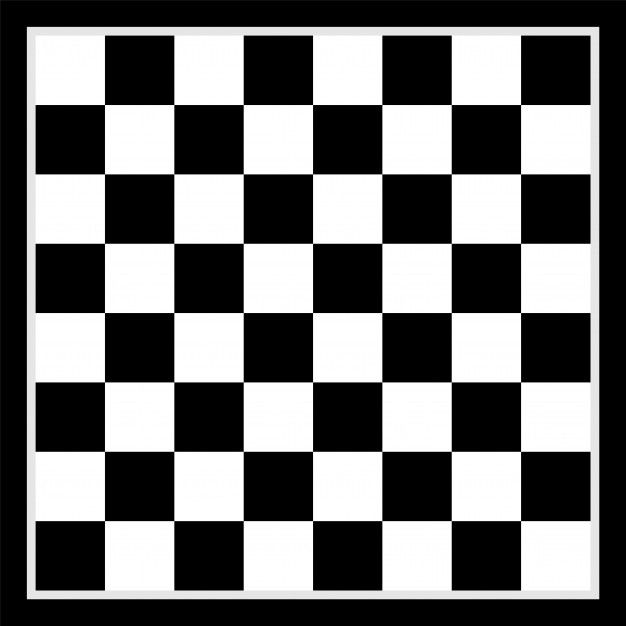
#> input picture img/tabla.jpg, 626 x 626 px, given in place of Multimedia2.jpeg, which was not available
$ python teamplate_matc.py
#> lines starting #> are read from the running program, lines starting #| are printed output that depends on the picture; after the words box and inside, x2 and y2 are one past the last pixel; in counts of white or black regions, pixels touching at a corner belong together; pictures that were not available may be replaced by others from this repository, and a replacement may not be noted
import cv2
import numpy as np

# Cargar la imagen de entrada y la plantilla
#imagen = cv2.imread('img/tabla.jpg')
imagen = cv2.imread('imgtemp/Multimedia2.jpeg')
#> imagen is the input picture: shape (626, 626, 3); min 0, max 255, mean 111.7
imagen = cv2.resize(imagen, (0, 0), fx=0.4, fy=0.4)
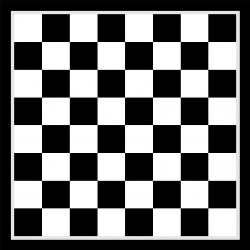
#> imagen: shape (250, 250, 3); min 0, max 255, mean 112

#plantilla = cv2.imread('imgtemp/Multimedia2.jpeg')
plantilla = cv2.imread('img/tabla2.jpg')
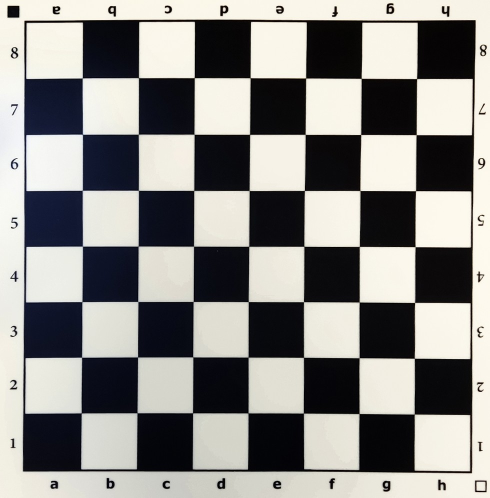
#> input picture img/tabla2.jpg, 979 x 995 px (shown at 1/2 size)
#> plantilla is the input picture: shape (995, 979, 3); mean B, G, R 135.6, 138.7, 139.7
plantilla = cv2.resize(plantilla, (0, 0), fx=0.7, fy=0.7)
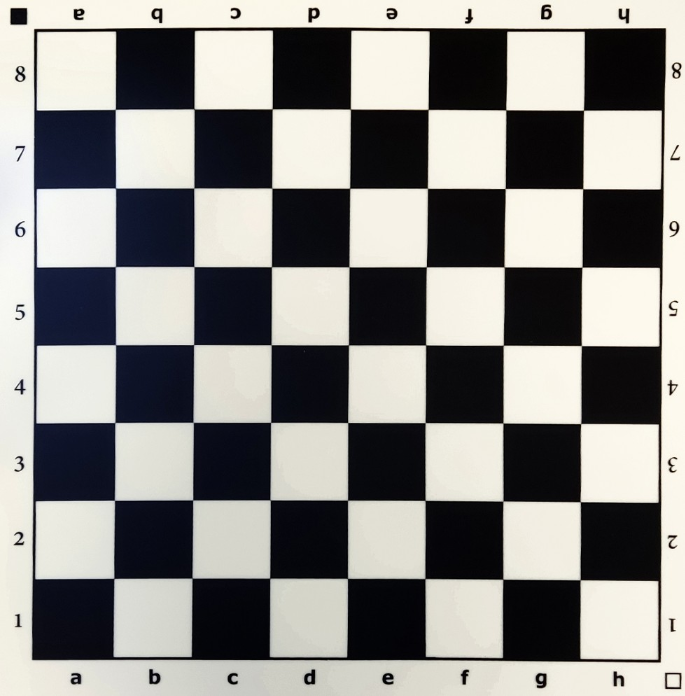
#> plantilla: shape (696, 685, 3); mean B, G, R 135.5, 138.5, 139.5

# Convertir a escala de grises (opcional, dependiendo del caso)
imagen_gray = cv2.cvtColor(imagen, cv2.COLOR_BGR2GRAY)
plantilla_gray = cv2.cvtColor(plantilla, cv2.COLOR_BGR2GRAY)
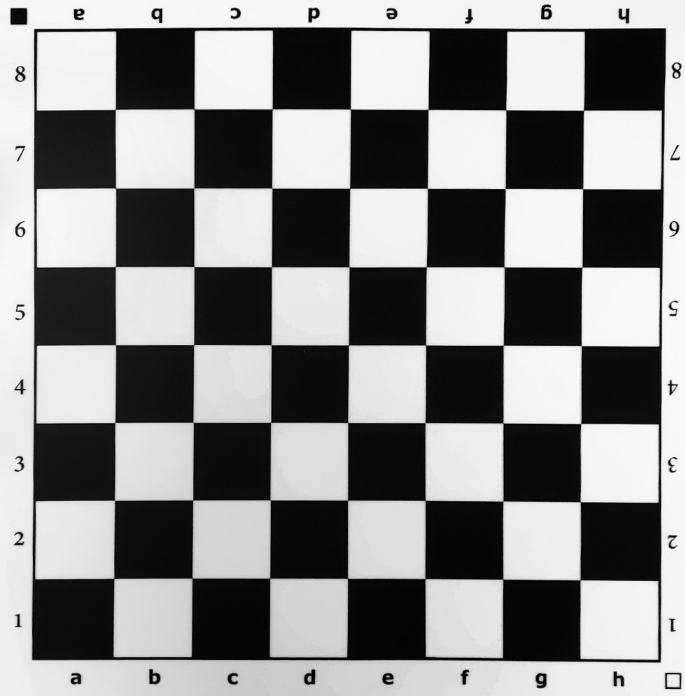
#> plantilla_gray: shape (696, 685); min 0, max 254, mean 138.5

# Hacer Template Matching
resultado = cv2.matchTemplate(imagen_gray, plantilla_gray, cv2.TM_CCOEFF_NORMED)
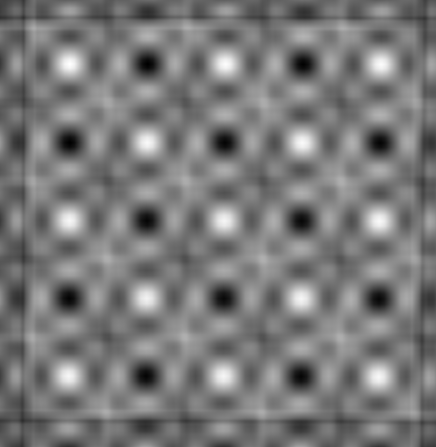
#> resultado: shape (447, 436) float32; min -0.137, max 0.138, mean -0.0057; drawn with min black and max white

# Obtener las coordenadas donde se encuentra la mejor coincidencia
min_val, max_val, min_loc, max_loc = cv2.minMaxLoc(resultado)
#> min_val = -0.137; max_val = 0.138; min_loc = (147, 64); max_loc = (69, 64)

# Dibujar un rectángulo alrededor de la mejor coincidencia
top_left = max_loc
#> top_left = (69, 64)
bottom_right = (top_left[0] + plantilla.shape[1], top_left[1] + plantilla.shape[0])
#> bottom_right = (754, 760)
cv2.rectangle(imagen, top_left, bottom_right, (0, 255, 0), 2)
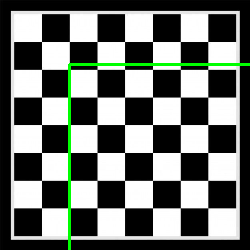
#> imagen: shape (250, 250, 3); 1.76% of pixels changed, all inside (x1, y1, x2, y2) = (68, 63, 250, 250)

# Mostrar la imagen con el rectángulo
cv2.imshow('Resultado', imagen)
cv2.waitKey(0)
cv2.destroyAllWindows()
